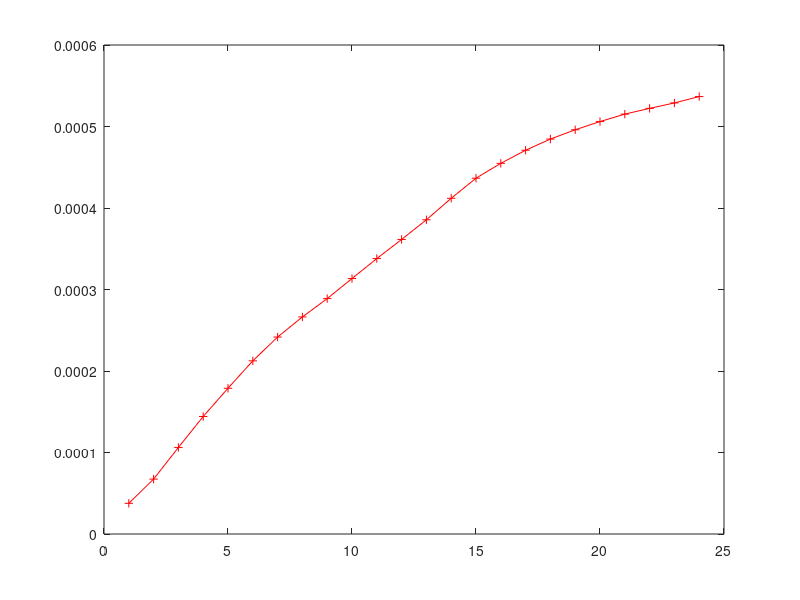

MATLAB code to generate this figure:
% minz.m
v = [0.0002320517178728408,0.00023915882310726567,0.00047869360110446333,0.0006710086886309696,0.0008113069723614597,0.0009029591420274032,0.000977905989259941,0.0010480780889443354,0.00111779093434787,0.001206802012356668,0.001256424246770296,0.0012721654855614945,0.0012735260170073065,0.0012745301734214186,0.0012784011415122852,0.0012841538946237407,0.0012898207921544194,0.0012956395368065273,0.0013034840618336698,0.0013123722120943423,0.0013111591219609144,0.001300863512197497,0.0012964344659425046,0.0012828553197709778];
v = [0.00004227279129796678,0.00008230511517716452,0.00012813603382325005,0.0001758575573044955,0.00022440261392079515,0.00027627474213978275,0.0003263427576990843,0.00037659274124389117,0.0004247790338760337,0.0004715658746698747,0.0005116926915304208,0.0005462348307180216,0.0005772512445540485,0.000604844370896439,0.0006282018007353385,0.0006488080976158253,0.0006677727121746308,0.0006838363106401099,0.0006966678678451051,0.0007071892393345369,0.0007160700348412561,0.0007219809148378718,0.0007260171002142078,0.0007295609890502505];
v = [0.000037646293205779566,0.00006735494691142775,0.00010620999186922098,0.00014419085806380622,0.0001788390397926847,0.00021245296057767512,0.00024165929278965209,0.00026633101808549525,0.0002888329483115595,0.0003134438567979923,0.00033796308613444993,0.00036140146583535333,0.0003855420188098238,0.0004119127263554485,0.00043655747178334954,0.00045479614822600904,0.00047087180995886315,0.0004846011595346923,0.0004959791178275938,0.0005060511181137724,0.0005151907167154211,0.0005222380492427318,0.0005289030317110539,0.0005367444856544496];


hold off;
plot( v, 'r-+' );
hold on;




